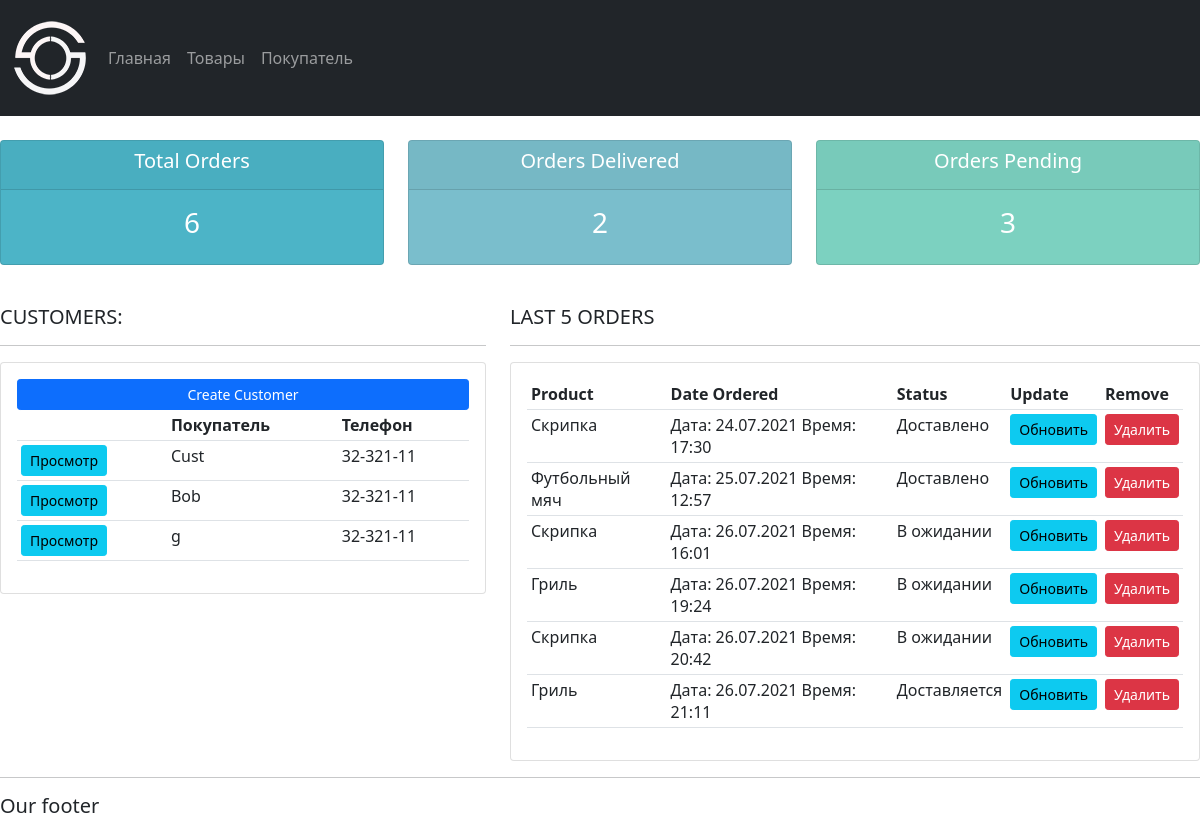
The app's page /, older data.
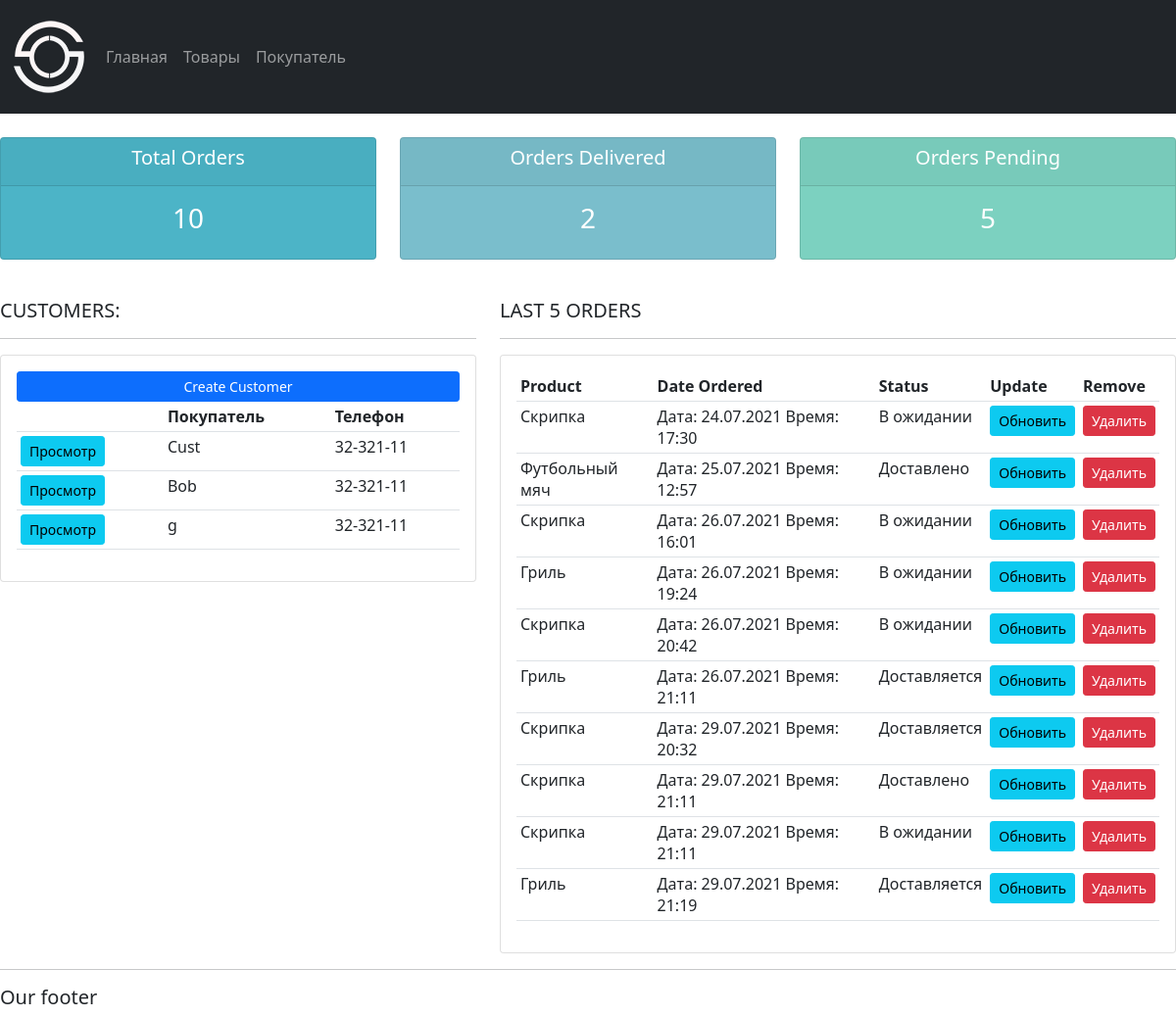
The same page, newer data.
### accounts/models.py (models this page shows, shortened)
class Customer(models.Model):
    name = models.CharField(max_length=150, null=True)
    phone = models.CharField(max_length=150, null=True)
    email = models.CharField(max_length=150, null=True)
    date_created = models.DateTimeField(auto_now_add=True, null=True)

class Order(models.Model):
    STATUS = (
        ('Pending', 'В ожидании'),
        ('Out for delivery', 'Доставляется'),
        ('Delivered', 'Доставлено'),
    )
    customer = models.ForeignKey(Customer, null=True, on_delete=models.SET_NULL)
    product = models.ForeignKey(Product, null=True, on_delete=models.SET_NULL)
    date_created = models.DateTimeField(auto_now_add=True, null=True)
    status = models.CharField(max_length=150, choices=STATUS)
    note = models.CharField(max_length=1000, null=True)

class Product(models.Model):
    CATEGORY = (
        ('Indoor', 'В дом'),
        ('Out door', 'Не в дом'),
    )
    name = models.CharField(max_length=150)
    price = models.FloatField(null=True)
    category = models.CharField(max_length=150, choices=CATEGORY)
    description = models.CharField(max_length=150)
    date_created = models.DateTimeField(auto_now_add=True, null=True)
    tags = models.ManyToManyField(Tag)
    def __str__(self):
        return self.name

### accounts/views.py (the view)
# urls.py: path('', views.home, name="home"),
def home(request):
    orders = Order.objects.all()
    customers = Customer.objects.all()
    total_customers = customers.count()
    total_orders = orders.count()
    delivered = orders.filter(status='Delivered').count()
    pending = orders.filter(status='Pending').count()
    context = {
        'orders': orders,
        'customers': customers,
        'total_customers': total_customers,
        'total_orders': total_orders,
        'delivered': delivered,
        'pending': pending
    }
    return render(request, 'accounts/dashboard.html', context)

### accounts/templates/accounts/dashboard.html
{%  extends 'accounts/main.html' %}
{% block content %}
{%  include 'accounts/status.html' %}
<br>
<div class="row">
	<div class="col-md-5">
		<h5>CUSTOMERS:</h5>
		<hr>
		<div class="card card-body">
			<a class="btn btn-primary  btn-sm btn-block" href="">Create Customer</a>
			<table class="table table-sm">
				<tr>
					<th></th>
					<th>Покупатель</th>
					<th>Телефон</th>
				</tr>
				{% for customer in customers %}
					<tr>
						<td><a class="btn btn-sm btn-info" href="{% url 'customer' customer.id%}">Просмотр</a></td>
						<td>{{customer.name}}</td>
						<td>{{customer.phone}}</td>
					</tr>
				{% endfor %}
			</table>
		</div>
	</div>
	<div class="col-md-7">
		<h5>LAST 5 ORDERS</h5>
		<hr>
		<div class="card card-body">
			<table class="table table-sm">
				<tr>
					<th>Product</th>
					<th>Date Ordered</th>
					<th>Status</th>
					<th>Update</th>
					<th>Remove</th>
				</tr>
				{% for order in orders %}
					<tr>
						<td>{{order.product}}</td>
						<td>{{order.date_created|date:"Дата: d.m.Y  Время: H:i"}}</td>
						<td>{{order.get_status_display}}</td>
						<td><a class="btn btn-sm btn-info" href="{% url 'update_order' order.id %}">Обновить</a></td>
						<td><a class="btn btn-sm btn-danger" href="{% url 'delete_order' order.id %}">Удалить</a></td>
					</tr>
				{% endfor %}
			</table>
		</div>
	</div>
</div>
{% endblock %}

Row changes from the older to the newer data that the page shows:
changed Order "Дата: 24.07.2021 Время: 17:30": status "Доставлено" → "В ожидании"
added Order: product "Скрипка", date_created "Дата: 29.07.2021 Время: 20:32", status "Доставляется"
added Order: product "Скрипка", date_created "Дата: 29.07.2021 Время: 21:11", status "Доставлено"
added Order: product "Скрипка", date_created "Дата: 29.07.2021 Время: 21:11", status "В ожидании"
added Order: product "Гриль", date_created "Дата: 29.07.2021 Время: 21:19", status "Доставляется"
Text that changed along with them:
{{ total_orders }}: "6" → "10"
{{ pending }}: "3" → "5"
